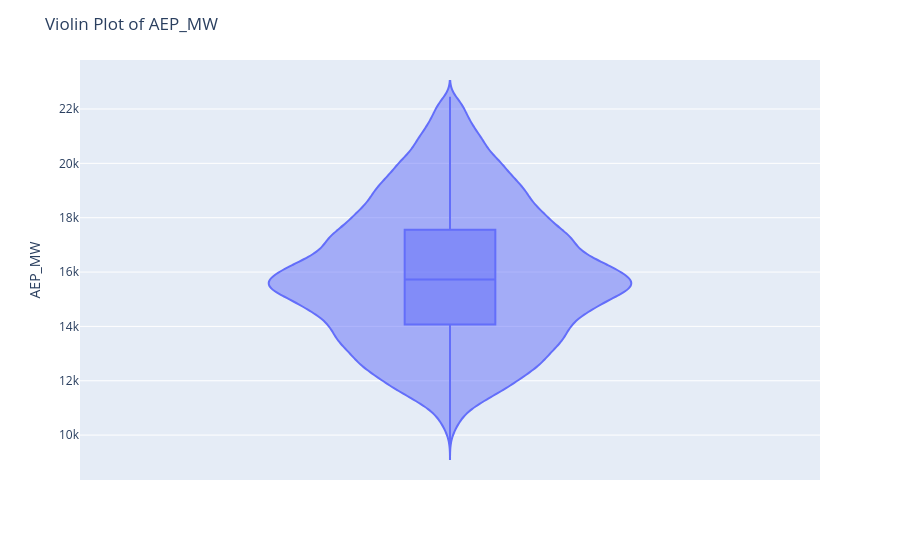

Notebook source saved alongside this figure:
### Code cell
fig = px.violin(train_df, y = "AEP_MW", box=True, hover_name="AEP_MW")
fig.update_layout(title = "Violin Plot of AEP_MW")
fig.show()

### Figure 1 — Plotly figure (JSON) as saved in the notebook; plotly's stock layout.template omitted (floating-point values rounded to 4 significant figures; data arrays with more than 128 entries replaced by an {"elided": "..."} marker saying what was removed)
{"data": [{"alignmentgroup": "True", "box": {"visible": true}, "hovertemplate": "<b>%{hovertext}</b><br><br>AEP_MW=%{y}<extra></extra>", "hovertext": {"elided": "62920 float values"}, "legendgroup": "", "marker": {"color": "#636efa"}, "name": "", "offsetgroup": "", "orientation": "v", "scalegroup": "True", "showlegend": false, "type": "violin", "x0": " ", "xaxis": "x", "y": {"elided": "62920 float values"}, "y0": " ", "yaxis": "y"}], "layout": {"legend": {"tracegroupgap": 0}, "margin": {"t": 60}, "title": {"text": "Violin Plot of AEP_MW"}, "violinmode": "group", "xaxis": {"anchor": "y", "domain": [0, 1]}, "yaxis": {"anchor": "x", "domain": [0, 1], "title": {"text": "AEP_MW"}}}}
